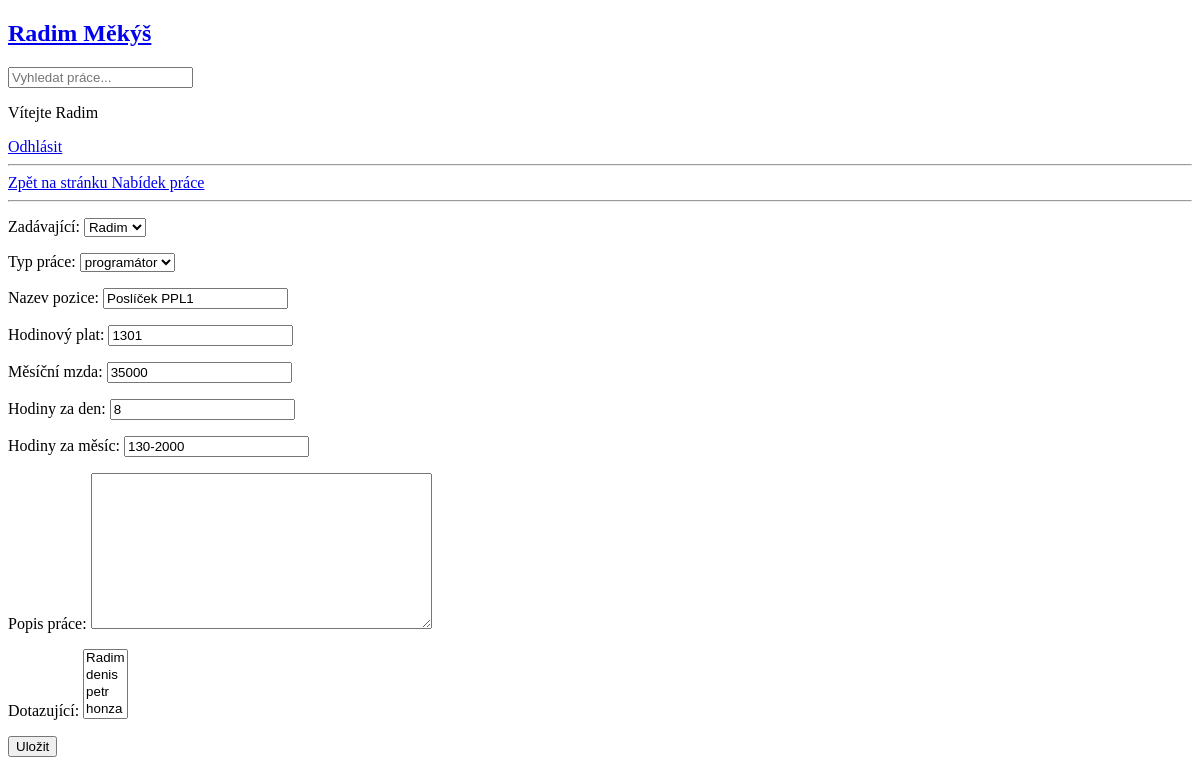
The app's page /update-room/2/ (signed in), older data.
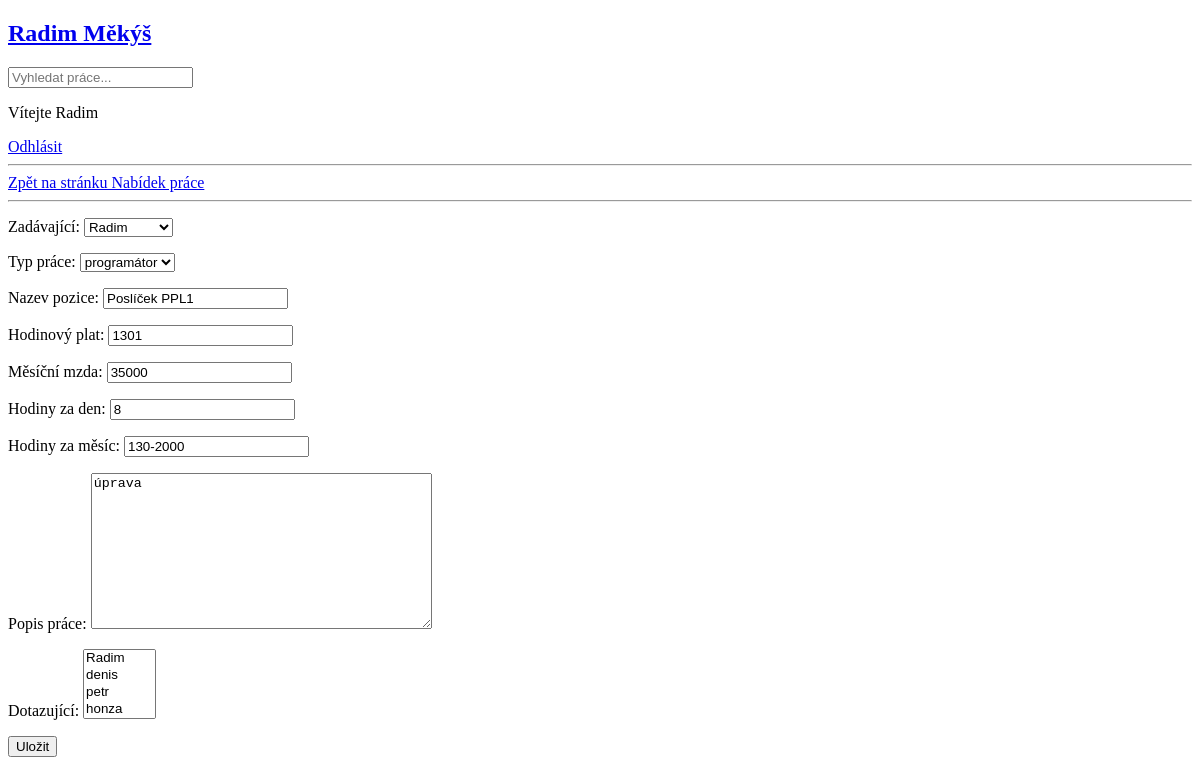
The same page, newer data.
### base/models.py (models this page shows, shortened)
class Room(models.Model):
    Zadávající = models.ForeignKey(User, on_delete=models.SET_NULL, null=True)
    typ_práce = models.ForeignKey(typprace, on_delete=models.SET_NULL, null=True)
    Nazev_pozice = models.CharField(max_length=20)
    Hodinový_plat = models.CharField(max_length=10, blank=True)
    Měsíční_mzda = models.CharField(max_length=10, blank=True)
    Hodiny_za_den = models.CharField(max_length=10, blank=True)
    Hodiny_za_měsíc = models.CharField(max_length=10, blank=True)
    popis_práce = models.TextField(null=True, blank=True)
    dotazující = models.ManyToManyField(User, related_name='dotazující', blank=True)
    updated = models.DateTimeField(auto_now=True)
    created = models.DateTimeField(auto_now_add=True)
    class Meta:
        ordering = ['-updated', '-created']

### base/views.py (the view)
# urls.py: path('update-room/<str:pk>/', views.Upraveninabidky, name="Upraveninabidky"),
@login_required(login_url='login')
def Upraveninabidky(request, pk):
    room = Room.objects.get(id=pk)
    form = RoomForm(instance=room)
    if request.user != room.Zadávající:
        return HttpResponse('Nemáte oprávnění upravovat cizí nabídky práce!!')
    if request.method == 'POST':
        form = RoomForm(request.POST, instance=room)
        if form.is_valid:
            form.save()
            return redirect('/Nabidky/0')
    context = {'form': form}
    return render(request, 'uprava_nabidky.html', context)

### base/forms.py
class RoomForm(ModelForm):
    class Meta:
        model = Room
        fields = '__all__'

### base/models.py (called while the page is built)
    def __str__(self):
        return str(self.name)

### templates/uprava_nabidky.html (shortened to what this page needs)
{% extends 'main.html' %}
{% block content %}
{% include 'navigacedonabidek.html' %}
<div>
    <form method="POST" action="" >
        {{form.as_p}}
        <input type="submit" value="Uložit" />
    </form>
</div>
{% endblock content %}

Row changes from the older to the newer data that the page shows:
changed Room "Radim": popis_práce (not shown) → "úprava"
